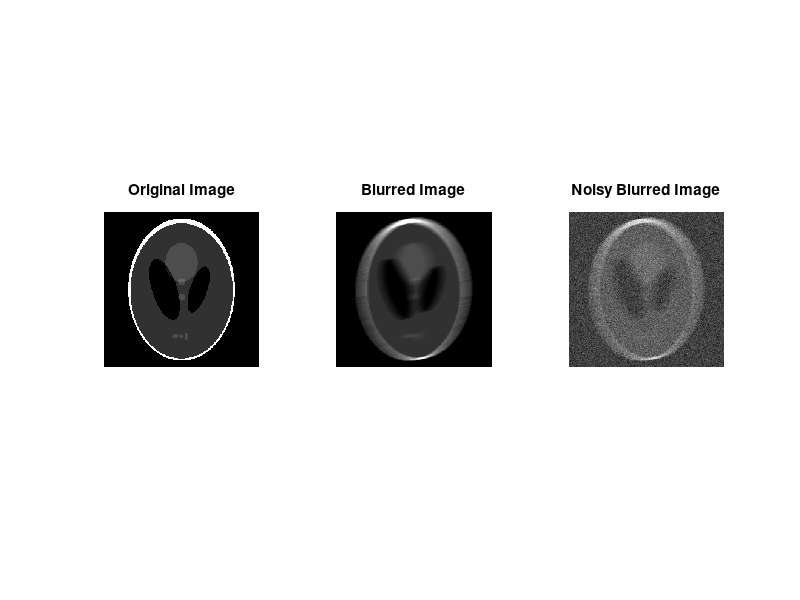
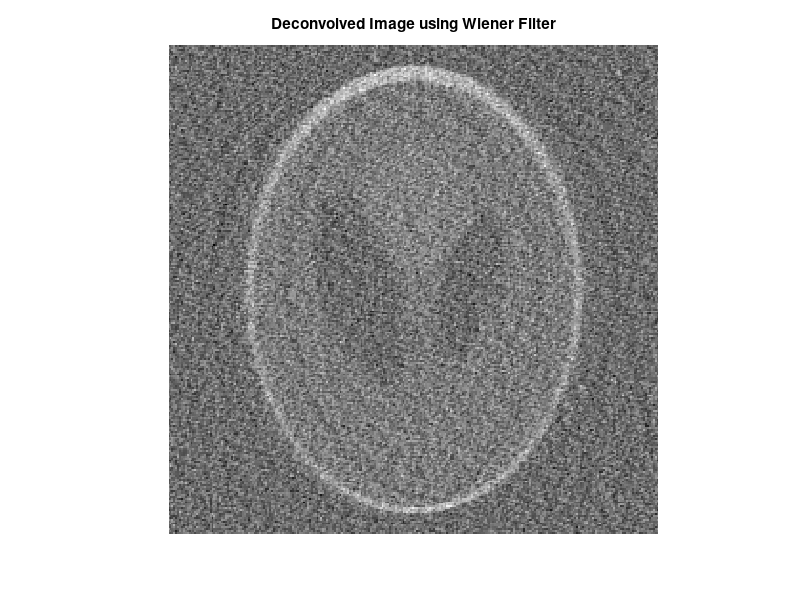

These figures' MATLAB source, in order:
pkg load image;

% Simulate a blurred image
original_image = phantom("Modified Shepp-Logan", 256);
psf = fspecial('motion', 21, 11);  % Example PSF (motion blur)
blurred_image = imfilter(original_image, psf, 'conv', 'circular');

% Add noise to the blurred image
noisy_blurred_image = imnoise(blurred_image, 'gaussian', 0, 0.01);

% Display the original, blurred, and noisy blurred images
figure;
subplot(1, 3, 1);
imshow(original_image, []);
title('Original Image');

subplot(1, 3, 2);
imshow(blurred_image, []);
title('Blurred Image');

subplot(1, 3, 3);
imshow(noisy_blurred_image, []);
title('Noisy Blurred Image');

% Apply Wiener deconvolution
estimated_nsr = 0.01;  % Estimate of the noise-to-signal power ratio
deconvolved_image = deconvwnr(noisy_blurred_image, psf, estimated_nsr);

% Display the deconvolved image
figure;
imshow(deconvolved_image, []);
title('Deconvolved Image using Wiener Filter');

